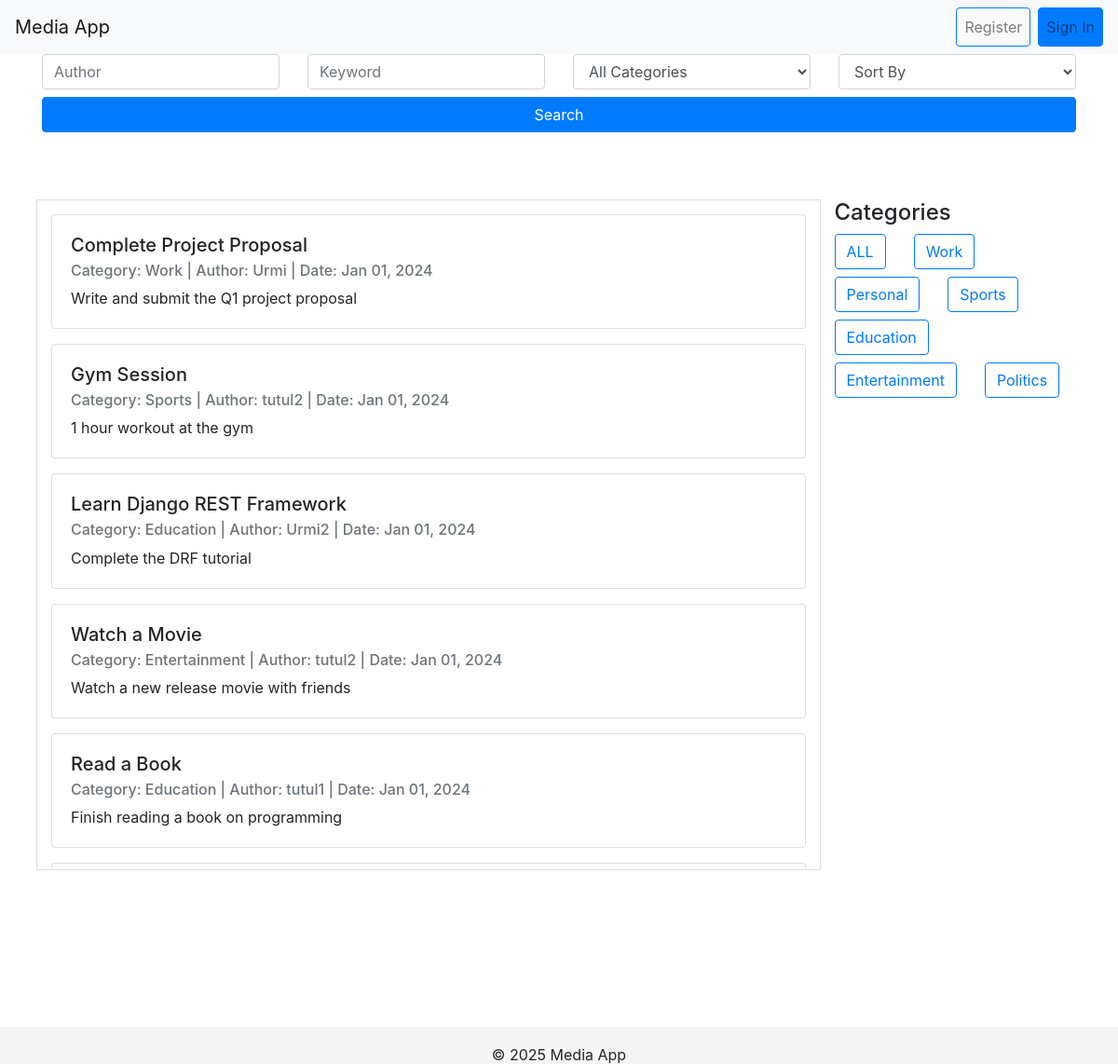
The page / on the database its author committed.
### mediaApp/models.py (models this page shows, shortened)
class Post(models.Model):
    title = models.CharField(max_length=200)
    description = models.TextField(blank=True)
    category = models.ForeignKey(Category, on_delete=models.CASCADE, related_name='tasks')
    created_at = models.DateTimeField(auto_now_add=True)
    updated_at = models.DateTimeField(auto_now=True)
    user = models.ForeignKey(User, on_delete=models.CASCADE, related_name='tasks')

class Category(models.Model):
    name = models.CharField(max_length=100)
    description = models.TextField(blank=True)
    created_at = models.DateTimeField(auto_now_add=True)
    updated_at = models.DateTimeField(auto_now=True)
    class Meta:
        verbose_name_plural = "Categories"

### mediaApp/views.py (the view)
# urls.py: path('', views.home, name = "home"),
def home(request):
    categories = Category.objects.all()
    posts = Post.objects.all()
    category_name = request.GET.get('category', '')
    if category_name:
        posts = posts.filter(category__name=category_name)
    author = request.GET.get('author', '')
    if author:
        posts = posts.filter(user__username__icontains=author)
    keyword = request.GET.get('keyword', '')
    if keyword:
        posts = posts.filter(title__icontains=keyword) | posts.filter(description__icontains=keyword)
    sort_by = request.GET.get('sort_by', '')
    if sort_by == 'newest':
        posts = posts.order_by('-created_at')
    elif sort_by == 'oldest':
        posts = posts.order_by('created_at')
    return render(request, 'mediaApp/home.html', {'posts': posts, 'categories': categories})

### mediaApp/templates/mediaApp/home.html (shortened to what this page needs)
<!DOCTYPE html>
<html lang="en">
<head>
    <link rel="stylesheet" href="https://stackpath.bootstrapcdn.com/bootstrap/4.5.2/css/bootstrap.min.css">
    <link rel="stylesheet" href="https://cdn.jsdelivr.net/npm/bootstrap-icons@1.7.2/font/bootstrap-icons.css">
</head>
<body>
    <nav class="navbar navbar-expand-lg navbar-light bg-light">
        <a class="navbar-brand" href="{% url 'home' %}">Media App</a>
        <div class="collapse navbar-collapse" id="navbarNav">
            <ul class="navbar-nav ml-auto">
                {% if user.is_authenticated %}
                    <li class="nav-item dropdown">
                        <a class="nav-link dropdown-toggle" href="#" id="profileDropdown" role="button" data-toggle="dropdown" aria-haspopup="true" aria-expanded="false">
                            {{ user }}
                        </a>
                        <div class="dropdown-menu dropdown-menu-right" aria-labelledby="profileDropdown">
                            <a class="dropdown-item" href="{% url 'logout' %}">Logout</a>
                            <a class="dropdown-item" href="{% url 'profile_post' %}">My posts</a>
                        </div>
                    </li>
                {% else %}
                    <li class="nav-item">
                        <a class="nav-link btn btn-outline-primary mr-2" href="{% url 'register' %}">Register</a>
                    </li>
                    <li class="nav-item">
                        <a class="nav-link btn btn-primary" href="{% url 'login' %}">Sign In</a>
                    </li>
                {% endif %}
            </ul>
        </div>
    </nav>
    <div class="container mb-4">
        <form method="GET" action="{% url 'home' %}">
            <div class="row">
                <div class="col-md-3">
                    <input type="text" name="author" class="form-control" placeholder="Author" value="{{ request.GET.author }}">
                </div>
                <div class="col-md-3">
                    <input type="text" name="keyword" class="form-control" placeholder="Keyword" value="{{ request.GET.keyword }}">
                </div>
                <div class="col-md-3">
                    <select name="category" class="form-control">
                        <option value="">All Categories</option>
                    </select>
                </div>
                <div class="col-md-3">
                    <select name="sort_by" class="form-control">
                        <option value="">Sort By</option>
                    </select>
                </div>
                <div class="col-md-12 mt-2">
                    <button type="submit" class="btn btn-primary w-100">Search</button>
                </div>
            </div>
        </form>
    </div>
    <div class="container px-4 py-5">
        <div class="row">
            <div class="blog-card col-md-9">
                {% if posts %}
                    {% for post in posts %}
                        <div class="card mb-3">
                            <div class="card-body">
                                <h5 class="card-title">{{ post.title }}</h5>
                                <h6 class="card-subtitle mb-2 text-muted">
                                    Category: {{ post.category.name }} | Author: {{ post.user }} | Date: {{ post.created_at|date:"M d, Y" }}
                                </h6>
                                <p class="card-text">{{ post.description }}</p>
                            </div>
                        </div>
                    {% endfor %}
                {% else %}
                    <p class="text-center text-muted">No posts are available matching your criteria.</p>
                {% endif %}
            </div>
            <div class="col-md-3">
                <h4>Categories</h4>
                <div class="row">
                    <div class="col-auto mb-2"><a href="{% url 'home' %}" class="btn btn-outline-primary">ALL</a></div>
                    {% for category in categories %}
                        <div class="col-auto mb-2"><a href="{% url 'category_posts' category.name %}" class="btn btn-outline-primary">{{category.name}}</a></div>
                    {% endfor %}
                </div>
            </div>
        </div>
    </div>
    {% include "mediaApp/footer.html" %}
</body>
</html>

### mediaApp/templates/mediaApp/footer.html
<footer class="footer">
    <p>&copy; 2025 Media App</p>
</footer>

### mediaApp/templates/mediaApp/home.html (style rules this page uses)
html { position: relative; min-height: 100%; }
body { margin-bottom: 60px; }
.navbar { position: sticky; top: 0; z-index: 1000; background-color: #f8f9fa; }
.blog-card { max-height: 90vh; overflow-y: auto; border: 1px solid #ddd; padding: 15px; margin-bottom: 20px; }
.footer { position: absolute; bottom: 0; width: 100%; height: 40px; line-height: 60px; background-color: #f5f5f5; text-align: center; }

### rows shown on the page
Post: title "Complete Project Proposal", category.name "Work", user "Urmi", created_at "Jan 01, 2024", description "Write and submit the Q1 project proposal"
Post: title "Gym Session", category.name "Sports", user "tutul2", created_at "Jan 01, 2024", description "1 hour workout at the gym"
Post: title "Learn Django REST Framework", category.name "Education", user "Urmi2", created_at "Jan 01, 2024", description "Complete the DRF tutorial"
Post: title "Watch a Movie", category.name "Entertainment", user "tutul2", created_at "Jan 01, 2024", description "Watch a new release movie with friends"
Post: title "Read a Book", category.name "Education", user "tutul1", created_at "Jan 01, 2024", description "Finish reading a book on programming"
Category: name "Work"
Category: name "Personal"
Category: name "Sports"
Category: name "Education"
Category: name "Entertainment"
Category: name "Politics"
